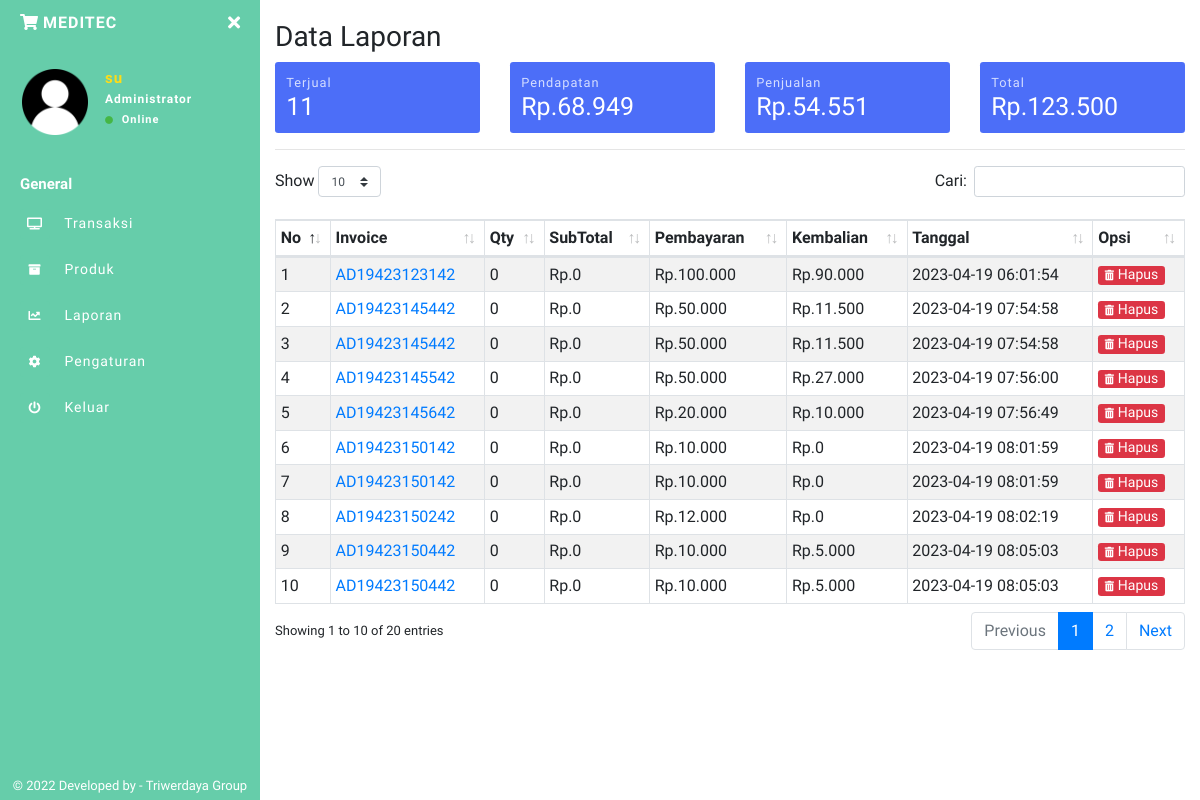
Screenshot of /laporan.php (signed in) with the database file from the repository.
### tables this page shows
CREATE TABLE `inv` (
  `invid` int(11) NOT NULL,
  `invoice` varchar(100) NOT NULL,
  `tgl_inv` timestamp NOT NULL DEFAULT current_timestamp() ON UPDATE current_timestamp(),
  `pembayaran` int(11) NOT NULL,
  `kembalian` int(11) NOT NULL,
  `status` varchar(10) NOT NULL,
  `toko` varchar(255) NOT NULL
);

### laporan.php (the view, shortened to what this page needs)
<?php include 'sidebar.php'; ?>
<?php
$i1 = mysqli_fetch_assoc(mysqli_query($conn,"SELECT SUM(qty) as totqty FROM laporan"));
$i2 = mysqli_fetch_assoc(mysqli_query($conn,"SELECT SUM(qty*harga_modal) as totdpt FROM laporan"));
$i3 = mysqli_fetch_assoc(mysqli_query($conn,"SELECT SUM(subtotal-qty*harga_modal) as totdpt1 FROM laporan"));
$i4 = mysqli_fetch_assoc(mysqli_query($conn,"SELECT SUM(subtotal) as isub FROM laporan"));
?>
    <h1 class="h3 mb-2">Data Laporan</h1>
        <div class="row">
            <div class="col-6 col-sm-6 col-md-3 col-lg-3 m-pr-1 m-mb-1">
                <div class="box-laporan">
                    <p class="small mb-0">Terjual</p>
                    <h5 class="mb-0"><?php echo ribuan($i1['totqty']); ?></h5>
                </div>
            </div>
            <div class="col-6 col-sm-6 col-md-3 col-lg-3 m-pl-1 m-mb-1">
                <div class="box-laporan">
                    <p class="small mb-0">Pendapatan</p>
                    <h5 class="mb-0">Rp.<?php echo ribuan($i3['totdpt1']); ?></h5>
                </div>
            </div>
            <div class="col-6 col-sm-6 col-md-3 col-lg-3 m-pr-1">
                <div class="box-laporan">
                    <p class="small mb-0">Penjualan</p>
                    <h5 class="mb-0">Rp.<?php echo ribuan($i2['totdpt']); ?></h5>
                </div>
            </div>
            <div class="col-6 col-sm-6 col-md-3 col-lg-3 m-pl-1">
                <div class="box-laporan">
                    <p class="small mb-0">Total</p>
                    <h5 class="mb-0">Rp.<?php echo ribuan($i4['isub']); ?></h5>
                </div>
            </div>
        </div>
<hr>
<table class="table table-striped table-sm table-bordered dt-responsive nowrap" id="table" width="100%">
<thead>
  <tr>
    <th>No</th>
    <th>Invoice</th>
    <th>Qty</th>
    <th>SubTotal</th>
    <th>Pembayaran</th>
    <th>Kembalian</th>
    <th>Tanggal</th>
    <th>Opsi</th>
  </tr>
</thead>
<tbody>
<?php
    $no = 1;
    $data_laporan = mysqli_query($conn,"SELECT * FROM inv WHERE status='selesai' ORDER BY invid ASC");
    while($d = mysqli_fetch_array($data_laporan)){
      $oninv = $d['invoice'];
        ?>
  <tr>
    <td><?php echo $no++; ?></td>
    <td><a href="invoice.php?detail=<?php echo $oninv ?>"><?php echo $d['invoice']; ?></a></td>
    <td><?php
  $result1 = mysqli_query($conn,"SELECT SUM(qty) AS count FROM laporan WHERE invoice='$oninv'");
  $cekrow = mysqli_num_rows($result1);
  $row1 = mysqli_fetch_assoc($result1);
  $count = $row1['count'];
  if($cekrow > 0){
      echo ribuan($count);
      } else {
          echo '0';
      }?></td>
    <td>Rp.<?php
  $result2 = mysqli_query($conn,"SELECT SUM(subtotal) AS count1 FROM laporan WHERE invoice='$oninv'");
  $cekrow1 = mysqli_num_rows($result2);
  $row2 = mysqli_fetch_assoc($result2);
  $count1 = $row2['count1'];
  if($cekrow1 > 0){
      echo ribuan($count1);
      } else {
          echo '0';
      }?></td>
    <td>Rp.<?php echo ribuan($d['pembayaran']); ?></td>
    <td>Rp.<?php echo ribuan($d['kembalian']); ?></td>
    <td><?php echo $d['tgl_inv']; ?></td>
    <td>
      <form method="post">
        <button type="submit" name="Remove" class="btn btn-danger btn-xs">
          <i class="fas fa-trash-alt fa-xs mr-1"></i>Hapus</button>
      </form>
    </td>
  </tr>
  <?php } ?>
</tbody>
</table>
<?php include 'footer.php'; ?>

### sidebar.php (shortened to what this page needs)
<?php
include "config.php";
  function ribuan ($nilai){
    return number_format ($nilai, 0, ',', '.');
}
$uid = $_SESSION['userid'];
$DataLogin = mysqli_fetch_array(mysqli_query($conn,"SELECT * FROM login WHERE userid='$uid'"));
$username = $DataLogin['username'];
$toko = $DataLogin['toko'];
$logo = $DataLogin['logo'];
?>
<!DOCTYPE html>
<html>
<head>
    <link rel="stylesheet" href="https://maxcdn.bootstrapcdn.com/bootstrap/4.0.0/css/bootstrap.min.css">
    <link href="assets/css/style.css" rel="stylesheet">
    <link href="https://use.fontawesome.com/releases/v5.0.6/css/all.css" rel="stylesheet">
    <link href="assets/vendor/datatables/dataTables.bootstrap4.min.css" rel="stylesheet">
  <link href="assets/vendor/datatables/responsive.bootstrap4.min.css" rel="stylesheet">
</head>
<body>
<div class="page-wrapper chiller-theme toggled">
  <nav id="sidebar" class="sidebar-wrapper">
    <div class="sidebar-content">
      <div class="sidebar-brand">
        <a href="./"><i class="fas fa-shopping-cart mr-1"></i><?php echo $toko ?></a>
        <div id="close-sidebar">
          <i class="fas fa-times"></i>
        </div>
      </div>
      <div class="sidebar-header">
        <div class="user-pic" style="height:70px;width:70px;">
          <img class="img-responsive img-rounded" src="assets/images/<?php echo $logo ?>"
            alt="User picture">
        </div>
        <div class="user-info">
          <span class="user-name"><?php echo $username ?>
          </span>
          <span class="user-role">Administrator</span>
          <span class="user-status">
            <i class="fa fa-circle"></i>
            <span>Online</span>
          </span>
        </div>
      </div>
      <div class="sidebar-menu">
        <ul>
          <li class="header-menu">
            <span>General</span>
          </li>
          <li>
            <a href="index.php">
              <i class="fas fa-tv"></i>
              <span>Transaksi</span>
            </a>
          </li>
          <li>
            <a href="produk.php">
            <i class="fas fa-archive"></i>
              <span>Produk</span>
            </a>
          </li>
          <li>
            <a href="laporan.php">
              <i class="fa fa-chart-line"></i>
              <span>Laporan</span>
            </a>
          </li>
          <li>
            <a href="pengaturan.php">
              <i class="fa fa-cog"></i>
              <span>Pengaturan</span>
            </a>
          </li>
          <li>
            <a href="#Exit" data-toggle="modal">
              <i class="fa fa-power-off"></i>
              <span>Keluar</span>
            </a>
          </li>
        </ul>
      </div>
    </div>
    <div class="sidebar-footer">
    © 2022 Developed by - Triwerdaya Group</a>
    </div>
  </nav>
  <main class="page-content">
    <div class="container-fluid">
    <div class="d-block d-sm-block d-md-none d-lg-none py-2"></div>

### footer.php (shortened to what this page needs)
</div>
  </main>
</div>
</body>
</html>

### rows the page displays
inv: invoice "AD19423123142", count "0", count1 "0", pembayaran "100.000", kembalian "90.000", tgl_inv "2023-04-19 06:01:54"
inv: invoice "AD19423145442", count "0", count1 "0", pembayaran "50.000", kembalian "11.500", tgl_inv "2023-04-19 07:54:58"
inv: invoice "AD19423145442", count "0", count1 "0", pembayaran "50.000", kembalian "11.500", tgl_inv "2023-04-19 07:54:58"
inv: invoice "AD19423145542", count "0", count1 "0", pembayaran "50.000", kembalian "27.000", tgl_inv "2023-04-19 07:56:00"
inv: invoice "AD19423145642", count "0", count1 "0", pembayaran "20.000", kembalian "10.000", tgl_inv "2023-04-19 07:56:49"
inv: invoice "AD19423150142", count "0", count1 "0", pembayaran "10.000", kembalian "0", tgl_inv "2023-04-19 08:01:59"
inv: invoice "AD19423150142", count "0", count1 "0", pembayaran "10.000", kembalian "0", tgl_inv "2023-04-19 08:01:59"
inv: invoice "AD19423150242", count "0", count1 "0", pembayaran "12.000", kembalian "0", tgl_inv "2023-04-19 08:02:19"
inv: invoice "AD19423150442", count "0", count1 "0", pembayaran "10.000", kembalian "5.000", tgl_inv "2023-04-19 08:05:03"
inv: invoice "AD19423150442", count "0", count1 "0", pembayaran "10.000", kembalian "5.000", tgl_inv "2023-04-19 08:05:03"

### other values shown
$toko "MEDITEC"
$username "su"
ribuan($i1['totqty']) "11"
ribuan($i3['totdpt1']) "68.949"
ribuan($i2['totdpt']) "54.551"
ribuan($i4['isub']) "123.500"
